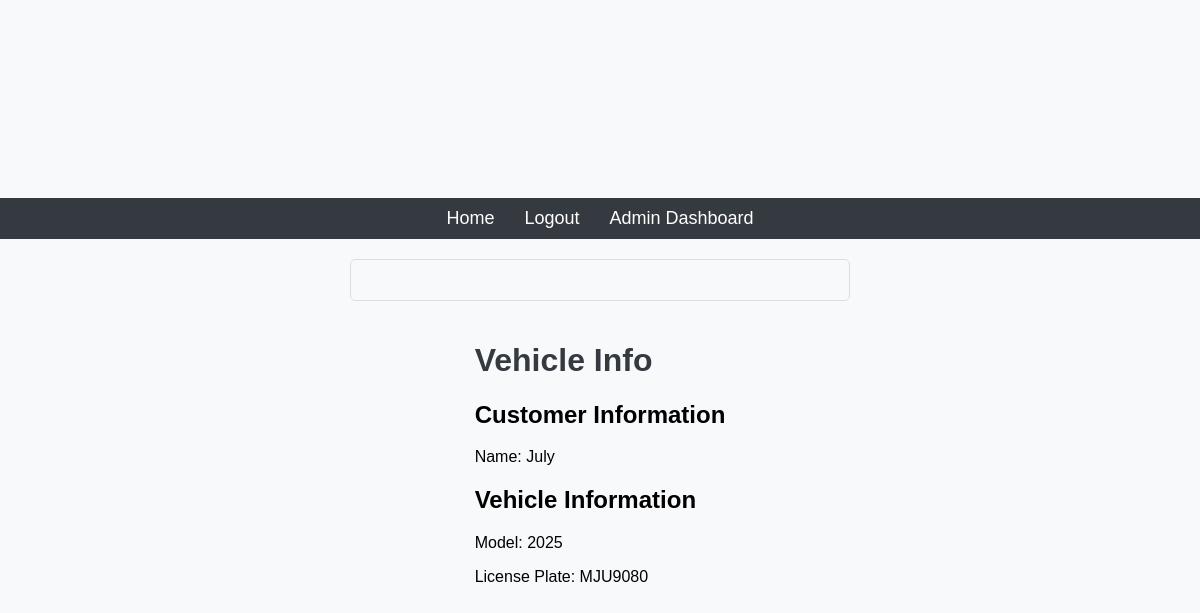
Screenshot of /vehicle/1 (signed in) with the database file from the repository.
### app/models.py (models this page shows, shortened)
class Customer(db.Model):
    id = db.Column(db.Integer, primary_key=True)
    name = db.Column(db.String(100), nullable=False)
    vehicles = db.relationship('Vehicle', backref='owner', lazy=True)

class Vehicle(db.Model):
    id = db.Column(db.Integer, primary_key=True)
    model = db.Column(db.String(100), nullable=False)
    license_plate = db.Column(db.String(20), unique=True, nullable=False)
    customer_id = db.Column(db.Integer, db.ForeignKey('customer.id'), nullable=False)

### app/routes.py (the view)
@app.route('/vehicle/<int:vehicle_id>')
@login_required
def vehicle_info(vehicle_id):
    vehicle = Vehicle.query.get_or_404(vehicle_id)
    customer = Customer.query.get_or_404(vehicle.customer_id)
    return render_template('vehicle_info.html', vehicle=vehicle, customer=customer)

### app/models.py (called while the page is built)
@login_manager.user_loader
def load_user(user_id):
    return User.query.get(int(user_id))

### app/templates/vehicle_info.html (shortened to what this page needs)
{% extends "base.html" %}
{% block content %}
    <h1>Vehicle Info</h1>
    <h2>Customer Information</h2>
    <p>Name: {{ customer.name }}</p>
    <h2>Vehicle Information</h2>
    <p>Model: {{ vehicle.model }}</p>
    <p>License Plate: {{ vehicle.license_plate }}</p>
{% endblock %}

### app/static/style.css (style rules this page uses)
body { font-family: Arial, sans-serif; background-color: #f8f9fa; margin: 0; padding: 0; display: flex; flex-direction: column; align-items: center; justify-content: center; height: 100vh; }
h1 { color: #343a40; }

### rows the page displays
Customer: name "July"
Vehicle: model "2025", license_plate "MJU9080"
